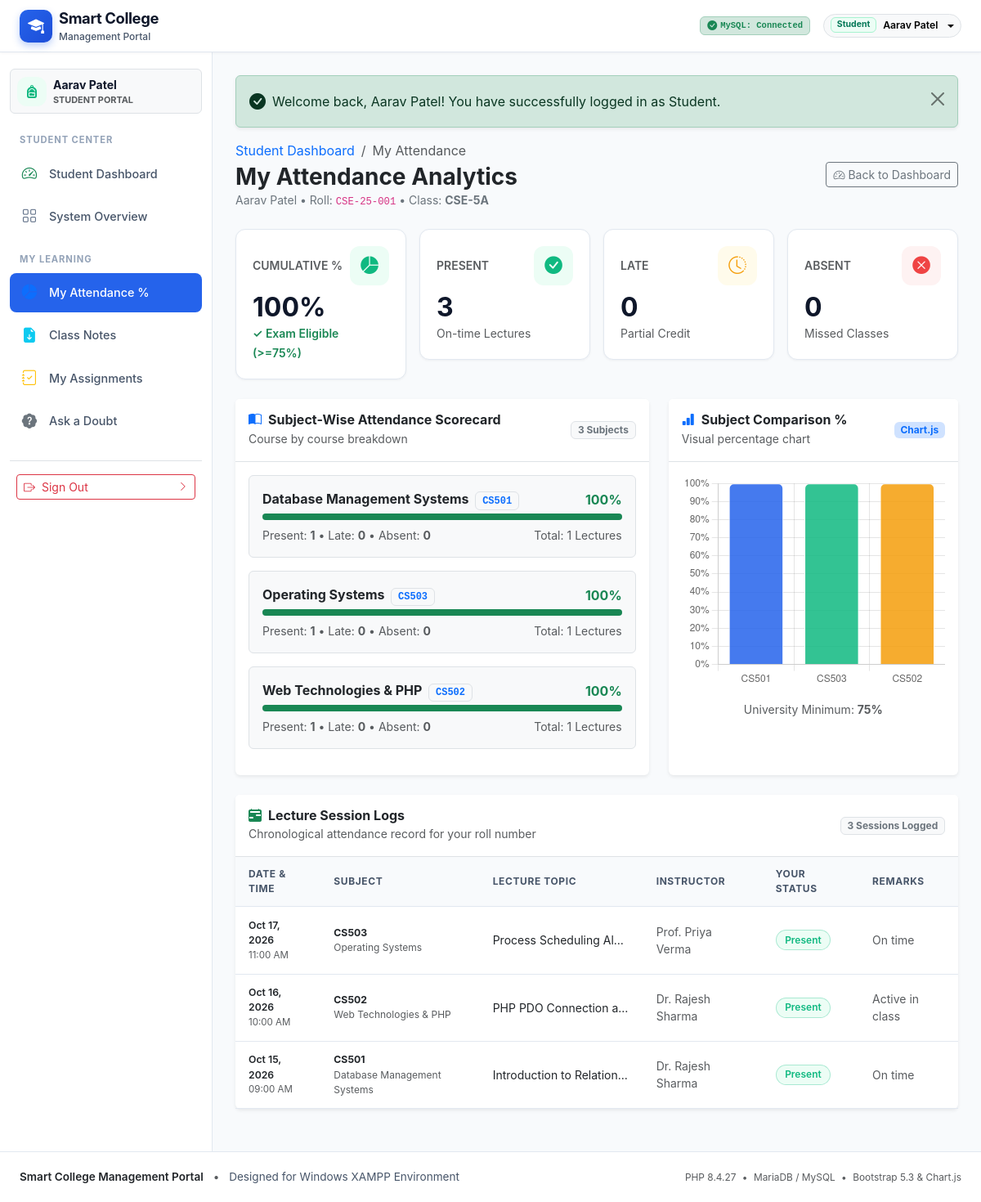
The app's page /modules/student/attendance.php (signed in) with its own data.
### tables this page shows
CREATE TABLE `student_profiles` (
  `id` INT AUTO_INCREMENT PRIMARY KEY,
  `user_id` INT NOT NULL UNIQUE,
  `roll_number` VARCHAR(30) NOT NULL UNIQUE,
  `enrollment_number` VARCHAR(50) NOT NULL UNIQUE,
  `department_id` INT NOT NULL,
  `class_id` INT NOT NULL,
  `phone` VARCHAR(20) NULL,
  `gender` ENUM('Male', 'Female', 'Other') NULL,
  `dob` DATE NULL,
  `address` TEXT NULL,
  `guardian_name` VARCHAR(100) NULL,
  `guardian_phone` VARCHAR(20) NULL,
  `created_at` TIMESTAMP DEFAULT CURRENT_TIMESTAMP,
  INDEX `idx_students_class` (`class_id`),
  INDEX `idx_students_dept` (`department_id`),
  CONSTRAINT `fk_students_user` FOREIGN KEY (`user_id`)
    REFERENCES `users` (`id`) ON DELETE CASCADE ON UPDATE CASCADE,
  CONSTRAINT `fk_students_dept` FOREIGN KEY (`department_id`)
    REFERENCES `departments` (`id`) ON DELETE RESTRICT ON UPDATE CASCADE,
  CONSTRAINT `fk_students_class` FOREIGN KEY (`class_id`)
    REFERENCES `classes` (`id`) ON DELETE RESTRICT ON UPDATE CASCADE
);

CREATE TABLE `classes` (
  `id` INT AUTO_INCREMENT PRIMARY KEY,
  `department_id` INT NOT NULL,
  `class_name` VARCHAR(50) NOT NULL,
  `semester` INT NOT NULL,
  `academic_year` VARCHAR(20) NOT NULL,
  `created_at` TIMESTAMP DEFAULT CURRENT_TIMESTAMP,
  INDEX `idx_classes_dept` (`department_id`),
  CONSTRAINT `fk_classes_department` FOREIGN KEY (`department_id`)
    REFERENCES `departments` (`id`) ON DELETE CASCADE ON UPDATE CASCADE
);

CREATE TABLE `subjects` (
  `id` INT AUTO_INCREMENT PRIMARY KEY,
  `department_id` INT NOT NULL,
  `subject_name` VARCHAR(120) NOT NULL,
  `subject_code` VARCHAR(30) NOT NULL UNIQUE,
  `semester` INT NOT NULL,
  `created_at` TIMESTAMP DEFAULT CURRENT_TIMESTAMP,
  INDEX `idx_subjects_dept` (`department_id`),
  CONSTRAINT `fk_subjects_department` FOREIGN KEY (`department_id`)
    REFERENCES `departments` (`id`) ON DELETE CASCADE ON UPDATE CASCADE
);

CREATE TABLE `attendance_records` (
  `id` INT AUTO_INCREMENT PRIMARY KEY,
  `session_id` INT NOT NULL,
  `student_id` INT NOT NULL,
  `status` ENUM('Present', 'Absent', 'Late', 'Excused') NOT NULL DEFAULT 'Present',
  `remarks` VARCHAR(255) NULL,
  `created_at` TIMESTAMP DEFAULT CURRENT_TIMESTAMP,
  UNIQUE KEY `uk_session_student` (`session_id`, `student_id`),
  INDEX `idx_att_status` (`status`),
  CONSTRAINT `fk_ar_session` FOREIGN KEY (`session_id`)
    REFERENCES `attendance_sessions` (`id`) ON DELETE CASCADE ON UPDATE CASCADE,
  CONSTRAINT `fk_ar_student` FOREIGN KEY (`student_id`)
    REFERENCES `student_profiles` (`id`) ON DELETE CASCADE ON UPDATE CASCADE
);

CREATE TABLE `attendance_sessions` (
  `id` INT AUTO_INCREMENT PRIMARY KEY,
  `class_id` INT NOT NULL,
  `subject_id` INT NOT NULL,
  `teacher_id` INT NOT NULL,
  `session_date` DATE NOT NULL,
  `session_time` TIME NOT NULL,
  `topic` VARCHAR(255) NULL,
  `created_at` TIMESTAMP DEFAULT CURRENT_TIMESTAMP,
  INDEX `idx_att_sess_date` (`session_date`),
  CONSTRAINT `fk_att_class` FOREIGN KEY (`class_id`)
    REFERENCES `classes` (`id`) ON DELETE CASCADE ON UPDATE CASCADE,
  CONSTRAINT `fk_att_subject` FOREIGN KEY (`subject_id`)
    REFERENCES `subjects` (`id`) ON DELETE CASCADE ON UPDATE CASCADE,
  CONSTRAINT `fk_att_teacher` FOREIGN KEY (`teacher_id`)
    REFERENCES `teacher_profiles` (`id`) ON DELETE CASCADE ON UPDATE CASCADE
);

CREATE TABLE `users` (
  `id` INT AUTO_INCREMENT PRIMARY KEY,
  `username` VARCHAR(50) NOT NULL UNIQUE,
  `email` VARCHAR(100) NOT NULL UNIQUE,
  `password_hash` VARCHAR(255) NOT NULL,
  `role` ENUM('admin', 'teacher', 'student') NOT NULL,
  `full_name` VARCHAR(100) NOT NULL,
  `status` ENUM('active', 'inactive', 'suspended') DEFAULT 'active',
  `created_at` TIMESTAMP DEFAULT CURRENT_TIMESTAMP,
  `updated_at` TIMESTAMP DEFAULT CURRENT_TIMESTAMP ON UPDATE CURRENT_TIMESTAMP,
  INDEX `idx_users_role` (`role`),
  INDEX `idx_users_status` (`status`)
);

### modules/student/attendance.php (the view, shortened to what the rows shown need)
<?php
require_once __DIR__ . '/../../config/database.php';
require_once __DIR__ . '/../../includes/auth.php';
$currentUser = getCurrentUser();
$studentProfile   = null;
$overallStats     = ['Present' => 0, 'Late' => 0, 'Absent' => 0, 'Excused' => 0];
$subjectWiseStats = [];
$sessionLogs      = [];
if ($pdo instanceof PDO) {
    try {
        $stmtProf = $pdo->prepare("
            SELECT sp.*, d.department_name, d.department_code, c.class_name, c.semester, c.academic_year
            FROM `student_profiles` sp
            JOIN `departments` d ON sp.department_id = d.id
            JOIN `classes` c ON sp.class_id = c.id
            WHERE sp.user_id = :uid
            LIMIT 1
        ");
        $stmtProf->execute([':uid' => $currentUser['id']]);
        $studentProfile = $stmtProf->fetch();
        $studentId = $studentProfile['id'] ?? 0;
        $classId   = $studentProfile['class_id'] ?? 0;
        if ($studentId > 0) {
            $stmtOverall = $pdo->prepare("
                SELECT ar.status, COUNT(*) as count
                FROM `attendance_records` ar
                WHERE ar.student_id = :sid
                GROUP BY ar.status
            ");
            $stmtOverall->execute([':sid' => $studentId]);
            while ($row = $stmtOverall->fetch()) {
                if (isset($overallStats[$row['status']])) {
                    $overallStats[$row['status']] = (int)$row['count'];
                }
            }
            $stmtSubj = $pdo->prepare("
                SELECT s.id as subject_id, s.subject_name, s.subject_code,
                       COUNT(ar.id) as total_sessions,
                       SUM(CASE WHEN ar.status = 'Present' THEN 1 ELSE 0 END) as present_count,
                       SUM(CASE WHEN ar.status = 'Late' THEN 1 ELSE 0 END) as late_count,
                       SUM(CASE WHEN ar.status = 'Absent' THEN 1 ELSE 0 END) as absent_count
                FROM `subjects` s
                JOIN `attendance_sessions` att ON s.id = att.subject_id AND att.class_id = :cid
                JOIN `attendance_records` ar ON att.id = ar.session_id AND ar.student_id = :sid
                GROUP BY s.id, s.subject_name, s.subject_code
                ORDER BY s.subject_name ASC
            ");
            $stmtSubj->execute([':cid' => $classId, ':sid' => $studentId]);
            $subjectWiseStats = $stmtSubj->fetchAll();
            $stmtLogs = $pdo->prepare("
                SELECT att.session_date, att.session_time, att.topic,
                       s.subject_name, s.subject_code,
                       u.full_name as teacher_name,
                       ar.status, ar.remarks
                FROM `attendance_records` ar
                JOIN `attendance_sessions` att ON ar.session_id = att.id
                JOIN `subjects` s ON att.subject_id = s.id
                JOIN `teacher_profiles` tp ON att.teacher_id = tp.id
                JOIN `users` u ON tp.user_id = u.id
                WHERE ar.student_id = :sid
                ORDER BY att.session_date DESC, att.session_time DESC
            ");
            $stmtLogs->execute([':sid' => $studentId]);
            $sessionLogs = $stmtLogs->fetchAll();
        }
    } catch (PDOException $e) {
        error_log("Student Attendance Page Error: " . $e->getMessage());
    }
}
$subjLabels = [];
$subjScores = [];
foreach ($subjectWiseStats as $sw) {
    $tot = (int)$sw['total_sessions'];
    $prs = (int)$sw['present_count'] + ((int)$sw['late_count'] * 0.75);
    $pct = ($tot > 0) ? round(($prs / $tot) * 100, 1) : 0;
    $subjLabels[] = $sw['subject_code'];
    $subjScores[] = $pct;
}
require_once __DIR__ . '/../../includes/header.php';
require_once __DIR__ . '/../../includes/sidebar.php';
?>
<main class="portal-main-content">
    <div class="d-flex flex-column flex-md-row justify-content-between align-items-md-center gap-3 mb-4">
        <div>
            <h2 class="h3 fw-bold text-dark mb-0">My Attendance Analytics</h2>
            <p class="text-secondary small mb-0">
                <?= htmlspecialchars($currentUser['full_name']) ?> &bull;
                Roll: <code><?= htmlspecialchars($studentProfile['roll_number'] ?? 'N/A') ?></code> &bull;
                Class: <strong><?= htmlspecialchars($studentProfile['class_name'] ?? 'Class') ?></strong>
            </p>
        </div>
    </div>
    <div class="row g-3 mb-4">
        <div class="col-6 col-md-3">
            <div class="card-stat">
                <div class="d-flex align-items-center justify-content-between mb-2">
                    <span class="text-muted small fw-semibold text-uppercase">Present</span>
                    <div class="stat-icon-wrapper stat-icon-green">
                    </div>
                </div>
                <div class="h2 fw-bold mb-0"><?= $overallStats['Present'] ?></div>
                <small class="text-muted">On-time Lectures</small>
            </div>
        </div>
    </div>
    <div class="row g-4 mb-4">
        <div class="col-lg-7">
            <div class="card border-0 shadow-sm h-100">
                <div class="card-body p-3">
                    <?php if (!empty($subjectWiseStats)): ?>
                        <?php foreach ($subjectWiseStats as $sw): ?>
                            <?php
                                $tot = (int)$sw['total_sessions'];
                                $prs = (int)$sw['present_count'] + ((int)$sw['late_count'] * 0.75);
                                $pct = ($tot > 0) ? round(($prs / $tot) * 100, 1) : 0;
                            ?>
                            <div class="mb-3 p-3 bg-light rounded border">
                                <div class="d-flex justify-content-between align-items-center mb-1">
                                    <div class="fw-bold text-dark">
                                        <?= htmlspecialchars($sw['subject_name']) ?>
                                        <span class="badge bg-light text-primary border font-monospace ms-1"><?= htmlspecialchars($sw['subject_code']) ?></span>
                                    </div>
                                    <div class="fw-bold <?= ($pct >= 75) ? 'text-success' : 'text-danger' ?>">
                                        <?= $pct ?>%
                                    </div>
                                </div>
                                <div class="progress mb-2" style="height: 8px;">
                                    <div class="progress-bar <?= ($pct >= 75) ? 'bg-success' : 'bg-danger' ?>"
                                         role="progressbar"
                                         style="width: <?= min(100, $pct) ?>%"
                                         aria-valuenow="<?= $pct ?>"
                                         aria-valuemin="0"
                                         aria-valuemax="100">
                                    </div>
                                </div>
                                <div class="d-flex justify-content-between small text-muted">
                                    <span>Present: <strong><?= (int)$sw['present_count'] ?></strong> &bull; Late: <strong><?= (int)$sw['late_count'] ?></strong> &bull; Absent: <strong><?= (int)$sw['absent_count'] ?></strong></span>
                                    <span>Total: <?= $tot ?> Lectures</span>
                                </div>
                            </div>
                        <?php endforeach; ?>
                    <?php else: ?>
                        <div class="text-center py-4 text-muted">No subject attendance logged yet.</div>
                    <?php endif; ?>
                </div>
            </div>
        </div>
    </div>
    <div class="card border-0 shadow-sm mb-4">
        <div class="card-body p-0">
            <div class="table-responsive">
                <table class="table-portal mb-0 align-middle">
                    <thead>
                        <tr>
                            <th>Date & Time</th>
                            <th>Subject</th>
                            <th>Lecture Topic</th>
                            <th>Instructor</th>
                            <th>Your Status</th>
                            <th>Remarks</th>
                        </tr>
                    </thead>
                    <tbody>
                        <?php if (!empty($sessionLogs)): ?>
                            <?php foreach ($sessionLogs as $log): ?>
                                <tr>
                                    <td>
                                        <div class="fw-semibold small"><?= date('M d, Y', strtotime($log['session_date'])) ?></div>
                                        <div class="text-muted" style="font-size: 0.72rem;"><?= date('h:i A', strtotime($log['session_time'])) ?></div>
                                    </td>
                                    <td>
                                        <div class="fw-bold small"><?= htmlspecialchars($log['subject_code']) ?></div>
                                        <div class="text-muted" style="font-size: 0.75rem;"><?= htmlspecialchars($log['subject_name']) ?></div>
                                    </td>
                                    <td class="small text-truncate" style="max-width: 200px;" title="<?= htmlspecialchars($log['topic']) ?>">
                                        <?= htmlspecialchars($log['topic'] ?: 'Standard Lecture') ?>
                                    </td>
                                    <td class="small text-muted"><?= htmlspecialchars($log['teacher_name']) ?></td>
                                    <td>
                                        <?php if ($log['status'] === 'Present'): ?>
                                            <span class="badge badge-status badge-present">Present</span>
                                        <?php elseif ($log['status'] === 'Late'): ?>
                                            <span class="badge badge-status badge-late">Late</span>
                                        <?php elseif ($log['status'] === 'Excused'): ?>
                                            <span class="badge bg-secondary-subtle text-secondary">Leave</span>
                                        <?php else: ?>
                                            <span class="badge badge-status badge-absent">Absent</span>
                                        <?php endif; ?>
                                    </td>
                                    <td class="small text-muted"><?= htmlspecialchars($log['remarks'] ?: '&mdash;') ?></td>
                                </tr>
                            <?php endforeach; ?>
                        <?php else: ?>
                            <tr>
                                <td colspan="6" class="text-center py-4 text-muted">No attendance logs found.</td>
                            </tr>
                        <?php endif; ?>
                    </tbody>
                </table>
            </div>
        </div>
    </div>
</main>
<script>
document.addEventListener('DOMContentLoaded', function () {
    const ctx = document.getElementById('studentSubjectBarChart');
    if (ctx) {
        new Chart(ctx, {
            type: 'bar',
            data: {
                labels: <?= json_encode($subjLabels) ?>,
                datasets: [{
                    label: 'Subject Attendance %',
                    data: <?= json_encode($subjScores) ?>,
                    backgroundColor: [
                        'rgba(37, 99, 235, 0.85)',
                        'rgba(16, 185, 129, 0.85)',
                        'rgba(245, 158, 11, 0.85)',
                        'rgba(6, 182, 212, 0.85)'
                    ],
                    borderColor: '#ffffff',
                    borderWidth: 1,
                    borderRadius: 6
                }]
            },
            options: {
                responsive: true,
                maintainAspectRatio: false,
                scales: {
                    y: {
                        beginAtZero: true,
                        max: 100,
                        ticks: {
                            callback: function(val) { return val + '%'; }
                        }
                    }
                },
                plugins: {
                    legend: { display: false }
                }
            }
        });
    }
});
</script>
<?php require_once __DIR__ . '/../../includes/footer.php'; ?>

### records on screen
student_profiles: roll_number "CSE-25-001", class.class_name "CSE-5A"
subjects: id "3", subject_name "Operating Systems", subject_code "CS503", pct "100", present_count "1", late_count "0", absent_count "0", tot "1"
subjects: subject_name "Database Management Systems", subject_code "CS501", pct "100", present_count "1", late_count "0", absent_count "0", tot "1"
subjects: subject_name "Web Technologies & PHP", subject_code "CS502", pct "100", present_count "1", late_count "0", absent_count "0", tot "1"
attendance_records: session.session_date "Oct 17, 2026", session.session_time "11:00 AM", subjects.subject_code "CS503", subjects.subject_name "Operating Systems", session.topic "Process Scheduling Al…", users.full_name "Prof. Priya Verma", status "Present", remarks "On time"
attendance_records: session.session_date "Oct 16, 2026", session.session_time "10:00 AM", subjects.subject_code "CS502", subjects.subject_name "Web Technologies & PHP", session.topic "PHP PDO Connection a…", users.full_name "Dr. Rajesh Sharma", status "Present", remarks "Active in class"
attendance_records: session.session_date "Oct 15, 2026", session.session_time "09:00 AM", subjects.subject_code "CS501", subjects.subject_name "Database Management Systems", session.topic "Introduction to Relation…", users.full_name "Dr. Rajesh Sharma", status "Present", remarks "On time"

### other values on screen
$currentUser['role'] "Student"
$currentUser['full_name'] "Aarav Patel"
$currentUser['role'] "STUDENT"
$flash['message'] "Welcome back, Aarav Patel! You have successfully logged in as Student."
$overallPercentage "100"
$overallStats['Late'] "0"
$overallStats['Absent'] "0"
count($subjectWiseStats) "3"
count($sessionLogs) "3"
PHP_VERSION "8.4.27"
chart data {{ json_encode($subjLabels) }} ["CS501","CS503","CS502"]
chart data {{ json_encode($subjScores) }} [100,100,100]
